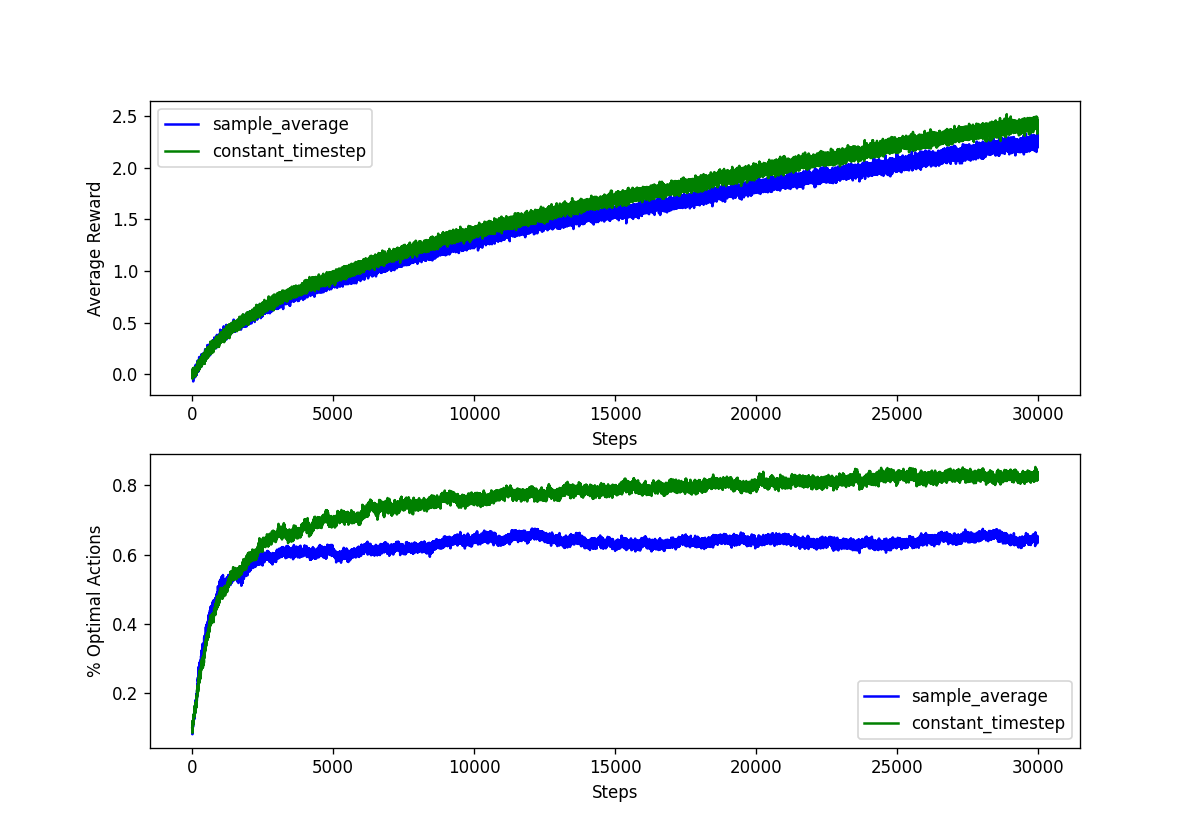

The Python source for this figure:
import numpy as np
from matplotlib import pyplot as plt
from time import perf_counter
from datetime import timedelta
import functools

def timer(func):
    """Timer decorator"""
    @functools.wraps(func)
    def wrapper(*args, **kwargs):
        start = perf_counter()
        func_val = func(*args, **kwargs)
        end = perf_counter()
        total_time = end - start
        return (func_val, total_time)
    return wrapper

def random_walks(q_vals, mean=0, std=0.01):
    for i in range(np.size(q_vals)):
        q_vals[i] += np.random.normal(mean, std)

def update_sample_average(q_val_hat, n_val, action, reward):
    n_val[action] += 1
    q_val_hat[action] += (reward - q_val_hat[action]) / n_val[action]

def update_constant_timestep(q_val_hat, param, action, reward):
    q_val_hat[action] += (reward - q_val_hat[action]) * param

def simulate_steps(num_steps, strats, p, q_vals, methods, action_dict, q_val_t, q_val_hat, best_action, param, n_val):
    action = {}
    for time_step in range(num_steps):
        random_walks(q_vals)
        strat = action_dict[np.random.choice(strats, p=p)]
        for method in methods:
            action = strat(q_val_hat[method])
            reward = np.random.normal(q_vals[action])
            q_val_t[method][time_step] = reward
            best_action[method][time_step] = int(action == np.argmax(q_vals))
        update_sample_average(q_val_hat["sample_average"], n_val, action, reward)
        update_constant_timestep(q_val_hat["constant_timestep"], param, action, reward)
        
@timer
def sim_k_bandits(q_vals=None, methods=("sample_average", "constant_timestep"), step_param=0.1, k=10, num_steps=10000, q_vals_std=0.1, epsilon=0.1):
    if q_vals is None:
        q_vals = np.zeros(k)
    n_val = np.zeros(k)
    q_val_hat, q_val_t, best_action = dict(), dict(), dict()
    for method in methods:
        q_val_hat[method] = np.zeros(k)
        q_val_t[method] = np.empty(num_steps)
        best_action[method] = np.zeros(num_steps)
        
    strats, p = ("explore", "exploit"), (epsilon, 1 - epsilon)
    action_dict = {
        "explore": lambda x: np.random.choice(x.size),
        "exploit": np.argmax
        }
    
    simulate_steps(num_steps, strats, p, q_vals, methods, action_dict, q_val_t, q_val_hat, best_action, step_param, n_val)
    
    return q_val_t, best_action

@timer
def run_tests(num_tests=1, k=10, num_steps=10000, methods=("sample_average", "constant_timestep")):
    
    def estimated_time(num_tests, curr_test, prev_avg, last_time):
        avg_time = prev_avg + (last_time - prev_avg) / curr_test
        ETA = avg_time * (num_tests - curr_test)
        output_string = f"\rTest {curr_test} of {num_tests} finished in "
        output_string += f"{last_time:.2f} seconds. ETA: {timedelta(seconds=round(ETA))} "
        print(output_string, end="")
        return avg_time

    print("Starting simulation:")
    q_val_t_all, best_action_all = dict(), dict()
    for method in methods:
        q_val_t_all[method] = np.zeros(num_steps)
        best_action_all[method] = np.zeros(num_steps)
        
    avg_time = 0
    for curr_test in range(1, num_tests + 1):
        ((q_val_t, best_action), last_time) = sim_k_bandits(q_vals=np.zeros(k), methods=methods, step_param=0.1, k=k, num_steps=num_steps, q_vals_std=0.1, epsilon=0.1)
        avg_time = estimated_time(num_tests, curr_test, avg_time, last_time)
        for method in methods:
            q_val_t_all[method] += q_val_t[method]
            best_action_all[method] += best_action[method]
    for method in methods:
        q_val_t_all[method] = q_val_t_all[method] / num_tests
        best_action_all[method] = best_action_all[method] / num_tests
        # best_action_all[method] = best_action_all[method].cumsum() / (np.arange(1, best_action_all[method].size + 1) * num_tests)
        
    return q_val_t_all, best_action_all
    
def plot_k_bandits(data, num_plots, methods, colors=("b", "g")):
    num_steps = q_val_t[methods[0]].size # Randomly choose a value in q_val_t to get num_steps

    fig, ax = plt.subplots(num_plots)
    fig.set_size_inches(10,7)
    ylabels = ('Average Reward', "% Optimal Actions")
    for i in range(num_plots):
        ax[i].set(xlabel="Steps", ylabel=ylabels[i])
        for method in methods:
            ax[i].plot(np.arange(1, num_steps + 1), data[i][method], color=colors[method], label=method)
        ax[i].legend()
       
    fig.savefig("exercise_2-5/k-bandits.png", dpi=120)

# Execution starts here
num_tests = 2000
k = 10
num_steps = 30000
methods = ("sample_average", "constant_timestep")
((q_val_t, best_action), total_time) = run_tests(num_tests=num_tests, k=k, num_steps=num_steps, methods=methods)
print(f"\nTotal execution time: {timedelta(seconds=round(total_time))}")
colors = {methods[0]: "blue",
          methods[1]: "green"}
data = (q_val_t, best_action)
num_plots = len(data)
plot_k_bandits(data, num_plots, methods, colors)
